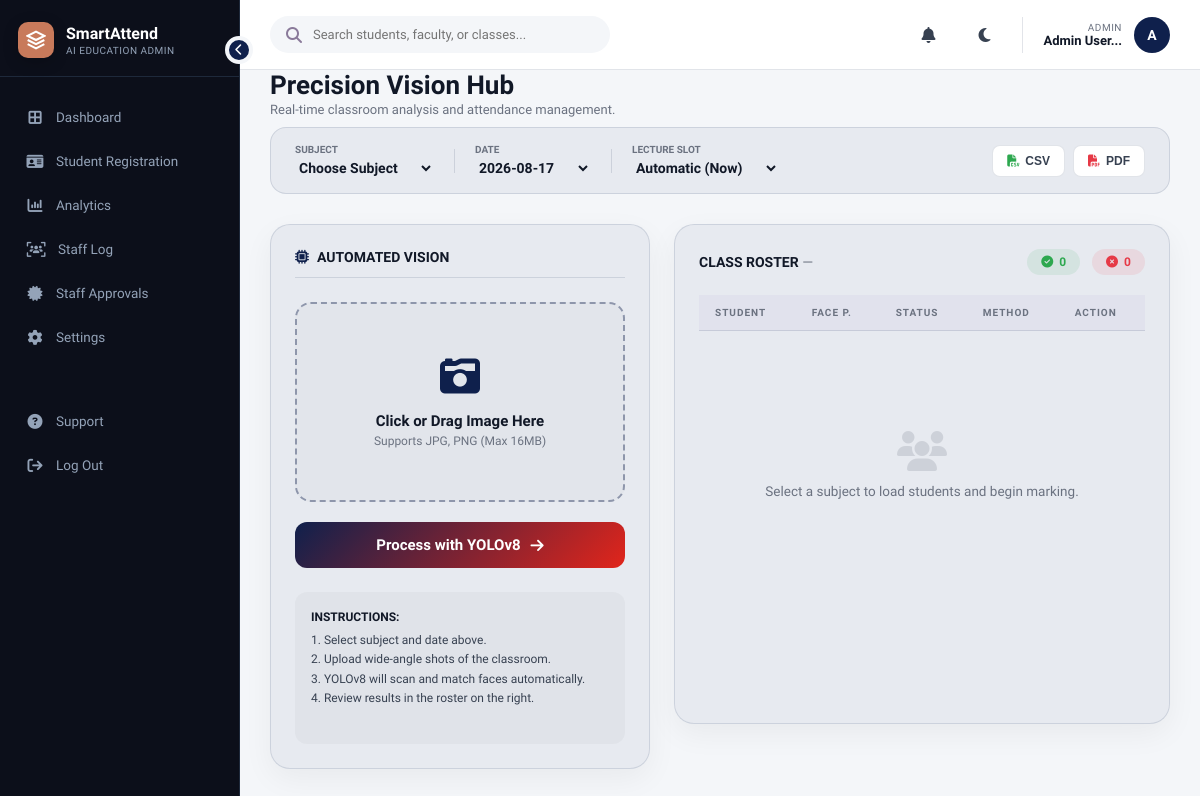
Page /teacher/mark-attendance (signed in) on the committed database.
### models.py (models this page shows, shortened)
class User(UserMixin, db.Model):
    __tablename__ = 'users'
    id = db.Column(db.Integer, primary_key=True)
    username = db.Column(db.String(80), unique=True, nullable=False)
    password_hash = db.Column(db.String(255), nullable=False)
    role = db.Column(db.String(20), nullable=False)  # 'admin' or 'teacher'
    name = db.Column(db.String(120), nullable=False)
    email = db.Column(db.String(120), unique=True)
    department = db.Column(db.String(100))
    employee_id = db.Column(db.String(50), unique=True)
    avatar_initials = db.Column(db.String(4))
    created_at = db.Column(db.DateTime, default=datetime.utcnow)
    is_active_account = db.Column(db.Boolean, default=True)
    student_id = db.Column(db.Integer, db.ForeignKey('students.id'), nullable=True)
    student_profile = db.relationship('Student', backref='user_account', foreign_keys=[student_id])
    approval_requests = db.relationship('ApprovalRequest', backref='teacher', lazy=True, cascade="all, delete-orphan", foreign_keys='ApprovalRequest.teacher_id')

### routes/teacher.py (the view, shortened to what this page needs)
@teacher_bp.route('/mark-attendance', methods=['GET', 'POST'])
@login_required
@teacher_required
def mark_attendance():
    approved_requests = get_approved_reqs()
    approved_subjects = [Subject.query.get(r.subject_id) for r in approved_requests if Subject.query.get(r.subject_id)]
    subject_id = request.args.get('subject_id', type=int)
    att_date_str = request.args.get('date', datetime.now().strftime('%Y-%m-%d'))
    approved_dates = []
    schedules_by_date = {} # To help UI with time slots
    att_date = datetime.strptime(att_date_str, '%Y-%m-%d').date()
    current_slots = schedules_by_date.get(att_date_str, [])
    subject = None
    student_data = []
    is_processed = False
    is_finalized = False
    return render_template('teacher/mark_attendance.html',
                           approved_subjects=approved_subjects,
                           approved_dates=approved_dates,
                           current_slots=current_slots,
                           subject=subject,
                           student_data=student_data,
                           att_date=att_date_str,
                           is_processed=is_processed,
                           is_finalized=is_finalized,
                           today=datetime.now().strftime('%Y-%m-%d'))

### templates/teacher/mark_attendance.html (shortened to what this page needs)
{% extends "base.html" %}
{% block content %}
<div style="display:flex; justify-content:space-between; align-items:center; margin-bottom:10px;">
    <div>
        <h1 style="font-family:var(--font-heading); font-weight:800; font-size:26px; color:var(--t0); margin-bottom:2px;">Precision Vision Hub</h1>
        <p style="font-size:13px; color:var(--t2);">Real-time classroom analysis and attendance management.</p>
    </div>
</div>
<div class="filters-bar">
    <div class="filter-item">
        <label class="filter-label">Subject</label>
        <select class="filter-select" id="subjectFilter" onchange="loadSchedules(this.value)">
            <option value="">Choose Subject</option>
        </select>
    </div>
    <div class="filter-item">
        <label class="filter-label">Date</label>
        <select class="filter-select" id="dateFilter" onchange="updateFilters()">
            <option value="{{ att_date }}">{{ att_date }}</option>
        </select>
    </div>
    <div class="filter-item">
        <label class="filter-label">Lecture Slot</label>
        <select class="filter-select" id="timeFilter">
            <option value="auto">Automatic (Now)</option>
        </select>
    </div>
    <div class="export-group">
        <button class="btn-export" onclick="exportData('csv')"><i class="fas fa-file-csv" style="color:#2DA84F;"></i> CSV</button>
        <button class="btn-export" onclick="exportData('pdf')"><i class="fas fa-file-pdf" style="color:#E63946;"></i> PDF</button>
    </div>
</div>
<div class="attendance-layout">
    <div class="console-card">
        <div class="console-header">
            <div style="font-weight:800; font-size:14px; color:var(--t0); display:flex; align-items:center; gap:8px;">
                <i class="fas fa-microchip" style="color:var(--brand);"></i> AUTOMATED VISION
            </div>
        </div>
        <form id="visionForm" method="POST" enctype="multipart/form-data" action="{{ url_for('teacher.mark_attendance') }}">
            <div class="upload-zone" onclick="document.getElementById('classroomPhoto').click()" id="dropZone">
                <div id="uploadPreview">
                    <i class="fas fa-camera-retro"></i>
                    <div style="font-weight:700; color:var(--t0); font-size:15px;">Click or Drag Image Here</div>
                    <div style="font-size:12px; color:var(--t2); margin-top:4px;">Supports JPG, PNG (Max 16MB)</div>
                </div>
            </div>
            <button type="submit" class="process-btn" id="processBtn" {% if is_finalized %}disabled style="opacity:0.5; cursor:not-allowed;"{% endif %}>
                <span>{% if is_finalized %}SESSION LOCKED{% else %}Process with YOLOv8{% endif %}</span>
                <i class="fas fa-{% if is_finalized %}lock{% else %}arrow-right{% endif %}"></i>
            </button>
        </form>
        <div style="margin-top:24px; padding:16px; background:rgba(0,0,0,0.03); border-radius:12px; font-size:12px; color:var(--t1); line-height:1.6;">
            <strong style="color:var(--t0); display:block; margin-bottom:4px;">INSTRUCTIONS:</strong>
            1. Select subject and date above.<br>
            2. Upload wide-angle shots of the classroom.<br>
            3. YOLOv8 will scan and match faces automatically.<br>
            4. Review results in the roster on the right.
        </div>
    </div>
    <div class="console-card roster-card">
        <div class="roster-header">
            <div style="font-weight:800; font-size:14px; color:var(--t0);">CLASS ROSTER <span style="font-weight:400; color:var(--t2);">— {{ subject.class_ref.full_name if subject else '' }}</span></div>
            <div class="roster-stats">
                <div class="stat-pill pres"><i class="fas fa-check-circle"></i> <span id="presCount">0</span></div>
                <div class="stat-pill abs"><i class="fas fa-times-circle"></i> <span id="absCount">0</span></div>
            </div>
        </div>
        <div style="overflow-x:auto;">
            <table class="roster-table">
                <thead>
                    <tr>
                        <th>Student</th>
                        <th>Face P.</th>
                        <th>Status</th>
                        <th>Method</th>
                        <th>Action</th>
                    </tr>
                </thead>
                <tbody id="rosterBody">
                    {% if subject and student_data %}
                        {% for st in student_data %}
                        <tr>
                            <td>
                                <div class="st-info">
                                    <div class="st-avatar">{{ st.obj.name[:1] }}</div>
                                    <div>
                                        <div class="st-name">{{ st.obj.name }}</div>
                                        <div class="st-id">{{ st.obj.student_id }}</div>
                                    </div>
                                </div>
                            </td>
                            <td>
                                {% if st.is_present %}
                                    <div class="confidence-dot dot-high" title="Match Confidence: {{ st.confidence }}%"></div>
                                {% else %}
                                    <div class="confidence-dot dot-none"></div>
                                {% endif %}
                            </td>
                            <td>
                                <div class="status-pill {{ 'PRESENT' if st.is_present else ('ABSENT' if st.method else 'NOT-MARKED') }}"
                                     id="pill-{{ st.obj.id }}"
                                     onclick="toggleStatus({{ st.obj.id }})">
                                    {{ 'PRESENT' if st.is_present else ('ABSENT' if st.method else 'NOT MARKED') }}
                                </div>
                            </td>
                            <td style="font-size:11px; font-weight:700; color:var(--t2);" id="method-{{ st.obj.id }}">
                                {{ st.method.upper() if st.method else '-' }}
                            </td>
                            <td>
                                <button class="toggle-btn" onclick="toggleStatus({{ st.obj.id }})" {% if is_finalized %}disabled style="opacity:0.3; cursor:not-allowed;"{% endif %}>Toggle</button>
                            </td>
                        </tr>
                        {% endfor %}
                    {% else %}
                        <tr>
                            <td colspan="5" style="text-align:center; padding:100px 40px; color:var(--t2);">
                                <i class="fas fa-users" style="font-size:40px; display:block; margin-bottom:12px; opacity:0.2;"></i>
                                Select a subject to load students and begin marking.
                            </td>
                        </tr>
                    {% endif %}
                </tbody>
            </table>
        </div>
    </div>
</div>
{% endblock %}

### templates/base.html (shortened to what this page needs)
<!DOCTYPE html>
<html lang="en">
<head>
<link rel="stylesheet" href="https://cdnjs.cloudflare.com/ajax/libs/font-awesome/6.5.0/css/all.min.css">
</head>
<body>
{% if current_user.is_authenticated %}
<aside class="sidebar" id="sidebar">
  <div class="sidebar-toggle" onclick="toggleSidebar()"><i class="fas fa-chevron-left" id="toggle-icon"></i></div>
  <div class="s-logo">
    <div class="s-mark">
      <svg width="20" height="20" viewBox="0 0 24 24" fill="none" stroke="white" stroke-width="2.5"><path d="M12 2L2 7l10 5 10-5-10-5zM2 17l10 5 10-5M2 12l10 5 10-5"/></svg>
    </div>
    <div class="s-text">
      <div class="s-name">SmartAttend</div>
      <div class="s-sub">AI Education Admin</div>
    </div>
  </div>
  <nav class="s-nav">
    {% if current_user.role == 'admin' %}
    <a href="{{ url_for('admin.dashboard') }}" class="nav-item {% if request.endpoint == 'admin.dashboard' %}active{% endif %}"><i class="fas fa-border-all"></i> <span>Dashboard</span></a>
    <a href="{{ url_for('admin.student_registration') }}" class="nav-item {% if request.endpoint == 'admin.student_registration' %}active{% endif %}"><i class="fas fa-id-card"></i> <span>Student Registration</span></a>
    <a href="{{ url_for('admin.analytics') }}" class="nav-item {% if request.endpoint == 'admin.analytics' %}active{% endif %}"><i class="fas fa-chart-column"></i> <span>Analytics</span></a>
    <a href="{{ url_for('admin.staff_log') }}" class="nav-item {% if request.endpoint == 'admin.staff_log' %}active{% endif %}">
  <i class="fas fa-users-viewfinder" style="width:20px;text-align:center"></i> <span>Staff Log</span>
</a>
    <a href="{{ url_for('admin.approvals') }}" class="nav-item {% if request.endpoint == 'admin.approvals' %}active{% endif %}">
      <i class="fas fa-certificate"></i> <span>Staff Approvals</span>
      {%- set pc = pending_approvals_count|default(0) %}{% if pc > 0 %}<span class="n-badge">{{pc}}</span>{% endif %}
    </a>
    <a href="{{ url_for('admin.settings') }}" class="nav-item {% if request.endpoint == 'admin.settings' %}active{% endif %}"><i class="fas fa-cog"></i> <span>Settings</span></a>
    <div style="margin-top:auto; padding-top:40px;">
        <a href="#" class="nav-item"><i class="fas fa-question-circle"></i> <span>Support</span></a>
        <a href="{{ url_for('auth.logout') }}" class="nav-item"><i class="fas fa-arrow-right-from-bracket"></i> <span>Log Out</span></a>
    </div>
    {% endif %}
  </nav>
</aside>
{% endif %}
<div class="main">
  {% if current_user.is_authenticated %}
  <header class="topbar">
    <div class="search-container">
      <i class="fas fa-search"></i>
      <input type="text" class="search-input" placeholder="Search students, faculty, or classes...">
    </div>
    <div class="topbar-right">
      <button class="icon-btn" onclick="togglePopup('notifPopup')">
        <i class="fas fa-bell"></i>
      </button>
      <button class="icon-btn" onclick="toggleTheme()"><i class="fas fa-moon" id="theme-icon"></i></button>
      <div class="tb-user">
        <div class="tb-info" style="text-align:right;">
          <div class="tb-role">{{ current_user.role }}</div>
          <div class="tb-name">{{ current_user.name[:12] }}...</div>
        </div>
        <div class="tb-avatar">
          {{ current_user.name[:1]|upper }}
        </div>
      </div>
    </div>
  </header>
  {% endif %}
  <div class="page-body">
    {% block content %}{% endblock %}
  </div>
</div>
</body>
</html>

### rows in the picture
User: role "ADMIN", name "Admin User", name "A"

### other values in the picture
form field value "2026-08-17"
